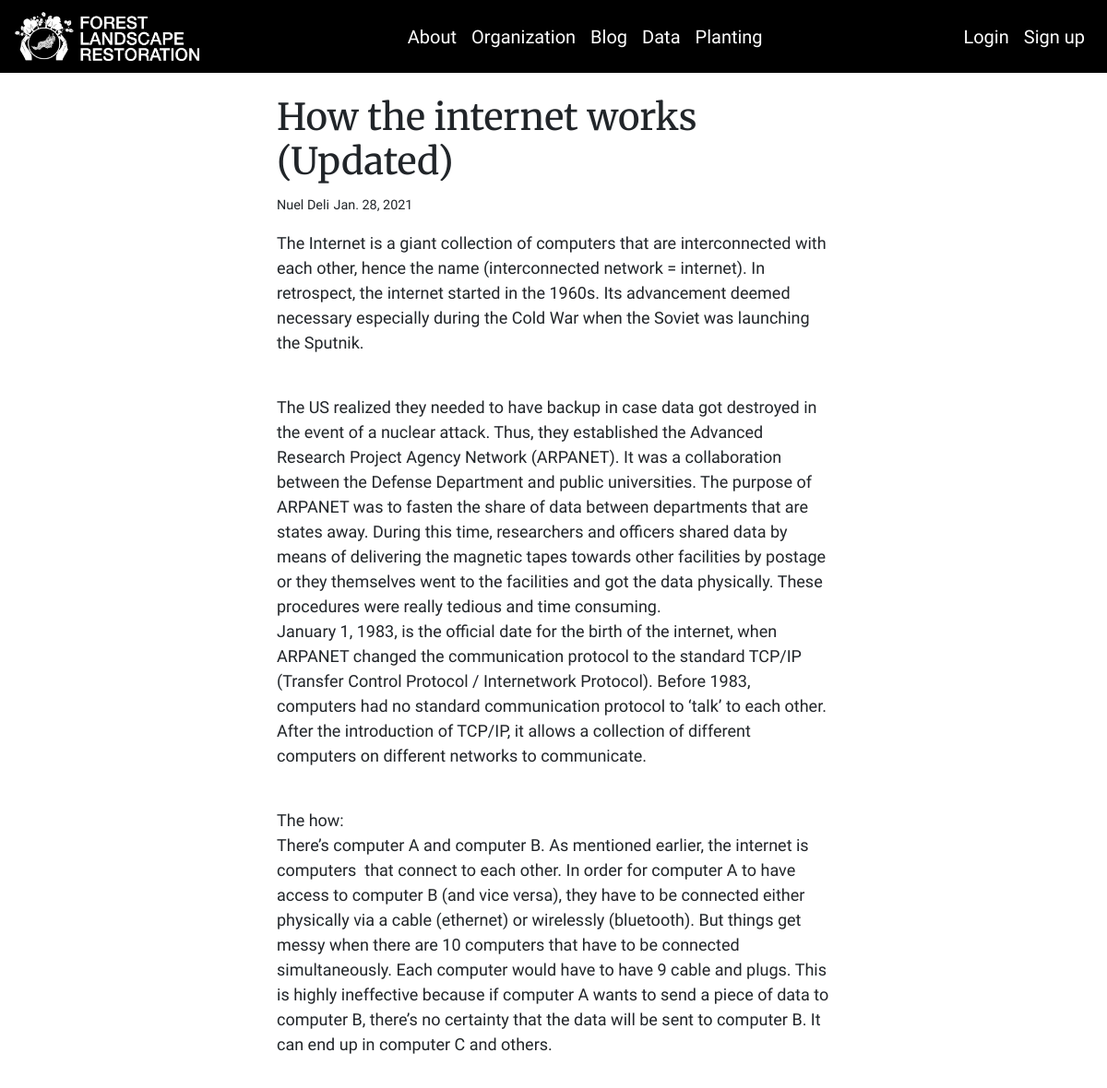
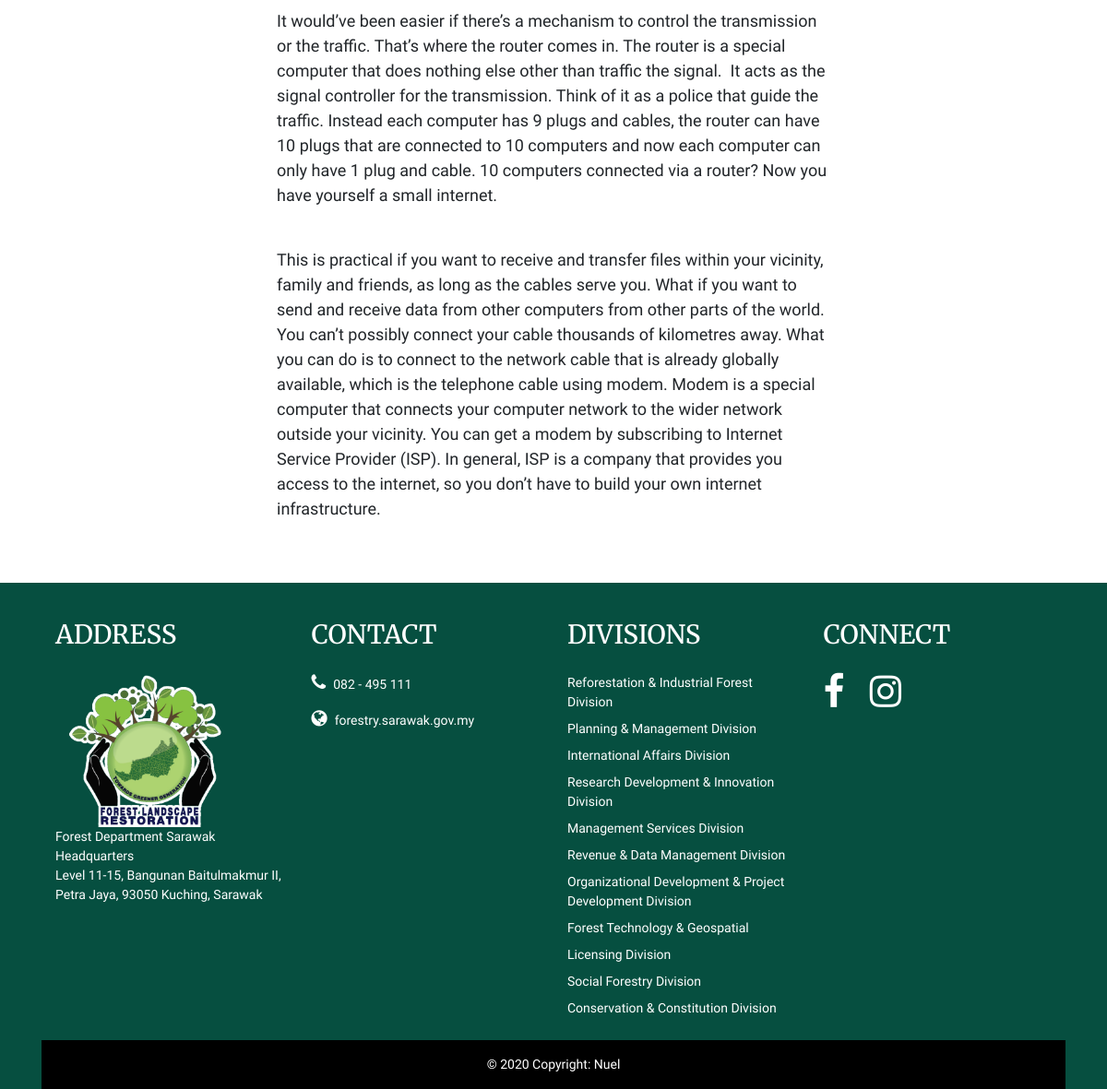
/blog/how-the-internet-works, run on the app's committed database (2 pictures, top to bottom).
### blog/models.py (models this page shows, shortened)
class Post(models.Model):
	author = models.ForeignKey(User, on_delete=models.CASCADE, null=True)
	title = models.CharField('Post title' ,max_length=250)
	date_written = models.DateTimeField(auto_now_add=True)
	slug = models.SlugField(max_length=250, unique=True, null=True, blank=True)
	thumbnail_img = models.ImageField('Thumbnail', null=True, blank=True, upload_to='thumbnail/')
	post_snippet = models.TextField('Post snippet', max_length=250, null=True)
	content = RichTextUploadingField(blank=True)

### blog/views.py (the view)
# urls.py: path('<slug:slug>', PostDetailView.as_view(), name='post_detail'),
class PostDetailView(DetailView):
	model = Post
	template_name = 'blog/post_detail.html'

### blog/templates/blog/post_detail.html (shortened to what this page needs)
{% extends 'base.html' %}
{% block content %}
	<div class="custom-div text-content mt-4 mb-4">
		<h1>{{ post.title }}</h1>
		<small>{{ post.author.first_name }} {{ post.author.last_name }}</small>
		<small>{{ post.date_written.date }}</small>
		<p>{{ post.content | safe }}</p>
	</div>
{% endblock %}

### flrweb/static/css/main.css (style rules this page uses)
@media screen and (min-width: 600px) { .custom-div { margin: auto; width: 50%; } }
body { font-family: 'Work Sans', Sans-Serif; font-size: 18px; }
h1, h2, h3, h4, h5, h6 { font-family: 'Merriweather', Serif; }

### data on the page
Post: title "How the internet works (Updated)", author.first_name "Nuel", author.last_name "Deli", date_written "Jan. 28, 2021", content "The Internet is a giant collection of computers that are interconnected with each other, hence the name (interconnected network = internet). In retrospect, the internet started in the 1960s. Its advancement deemed necessary especially during the Cold War when the Soviet was launching the Sputnik. The US realized they needed to have backup in case data got destroyed in the event of a nuclear attack. Thus, they established the Advanced Research Project Agency Network (ARPANET). It was a collaboration between the Defense Department and public universities. The purpose of ARPANET was to fasten the share of data between departments that are states away. During this time, researchers and officers…"
